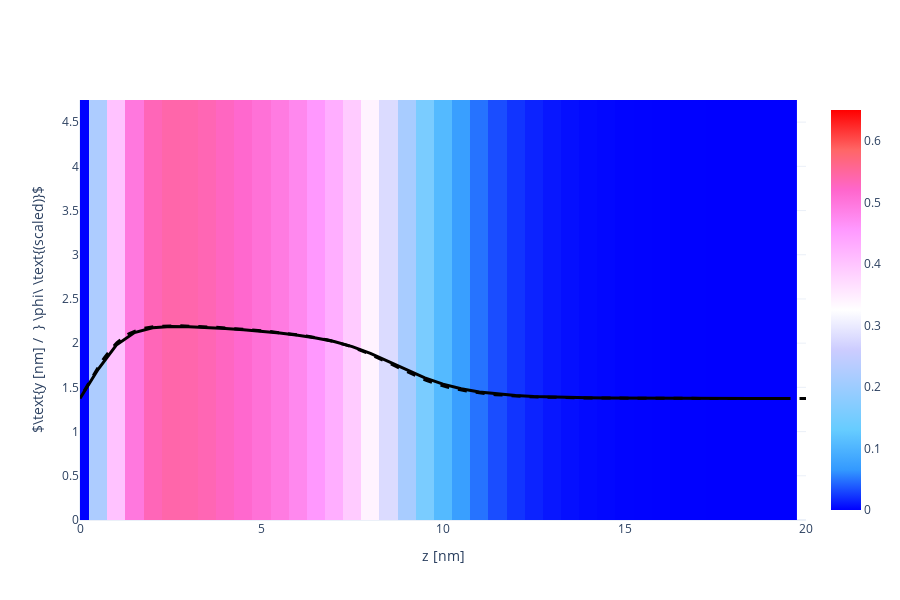

This figure's notebook cell:
### Code cell
X, Y, Z = np.array(phAr.iloc[:,0]), np.array(phAr.iloc[:,1]), np.array(phAr.iloc[:,2])
vol = np.array(phAr.iloc[:,3])

Lz_max = 20
vol = vol[Z < Lz_max]
X = X[Z < Lz_max]
Y = Y[Z < Lz_max]
Z = Z[Z < Lz_max]

Nz_new = int(len(Z)/Nx/Ny)
x = [X[i*Ny*Nz_new] for i in range(Nx)]
y = [Y[j*Nz_new]    for j in range(Ny)]
z = [Z[k]           for k in range(Nz_new)]

xslice = 10
islice = int(xslice*(x[1]-x[0]))
vol = np.array([vol[(islice*Ny+j)*Nz_new+k] for j in range(Ny) for k in range(Nz_new)]).reshape(Ny, Nz_new)

import plotly.graph_objects as go
heatmap = go.Heatmap(
            x=z, y=y, z=vol,
            zmin = 0.0, zmax = 0.65,
            colorscale= 'Picnic'
          )
scatter = go.Scatter(
            x = z,
            y = 1.5*vol[int(Ny/2), :] + max(y)/2-1,
            line = dict(color='black', width=3)
          )

fname = GIT+'ph_a010x075_1D.dat'
df = pd.read_csv(fname, sep="\s+", skiprows=0)
a000x075_1d = pd.DataFrame([df.iloc[:,0], df.iloc[:,1]], index=['z', 'pha']).T

reference = go.Scatter(
                x = a000x075_1d.z,
                y = 1.5*a000x075_1d.pha + max(y)/2-1,
                line = dict(color='black', width=3, dash='dash')
            )

layout = go.Layout( xaxis_range = [0, Lz_max], yaxis_range = [0, y[-1]],
                    yaxis_title = r'$\text{y [nm] /  } \phi\ \text{(scaled)}$', xaxis_title = 'z [nm]',
                    scene_xaxis_showticklabels=True,
                    scene_yaxis_showticklabels=True,
                    scene_zaxis_showticklabels=True,
                    showlegend = False,
                    template='plotly_white', width=900, height=600)
fig = go.Figure(data = [heatmap, scatter, reference], layout = layout)
fig.show()

### Figure 1 — Plotly figure (JSON) as saved in the notebook; plotly's stock layout.template omitted (floating-point values rounded to 4 significant figures; data arrays with more than 128 entries replaced by an {"elided": "..."} marker saying what was removed)
{"data": [{"colorscale": [[0, "rgb(0,0,255)"], [0.1, "rgb(51,153,255)"], [0.2, "rgb(102,204,255)"], [0.3, "rgb(153,204,255)"], [0.4, "rgb(204,204,255)"], [0.5, "rgb(255,255,255)"], [0.6, "rgb(255,204,255)"], [0.7, "rgb(255,153,255)"], [0.8, "rgb(255,102,204)"], [0.9, "rgb(255,102,102)"], [1, "rgb(255,0,0)"]], "type": "heatmap", "x": [0, 0.5, 1, 1.5, 2, 2.5, 3, 3.5, 4, 4.5, 5, 5.5, 6, 6.5, 7, 7.5, 8, 8.5, 9, 9.5, 10, 10.5, 11, 11.5, 12, 12.5, 13, 13.5, 14, 14.5, 15, 15.5, 16, 16.5, 17, 17.5, 18, 18.5, 19, 19.5], "y": [0, 0.25, 0.5, 0.75, 1, 1.25, 1.5, 1.75, 2, 2.25, 2.5, 2.75, 3, 3.25, 3.5, 3.75, 4, 4.25, 4.5, 4.75], "z": {"elided": "20x40 float values"}, "zmax": 0.65, "zmin": 0}, {"line": {"color": "black", "width": 3}, "type": "scatter", "x": [0, 0.5, 1, 1.5, 2, 2.5, 3, 3.5, 4, 4.5, 5, 5.5, 6, 6.5, 7, 7.5, 8, 8.5, 9, 9.5, 10, 10.5, 11, 11.5, 12, 12.5, 13, 13.5, 14, 14.5, 15, 15.5, 16, 16.5, 17, 17.5, 18, 18.5, 19, 19.5], "y": [1.375, 1.705, 1.979, 2.12, 2.174, 2.188, 2.186, 2.178, 2.166, 2.151, 2.134, 2.114, 2.09, 2.059, 2.018, 1.961, 1.885, 1.793, 1.696, 1.607, 1.536, 1.485, 1.449, 1.424, 1.408, 1.397, 1.39, 1.385, 1.381, 1.379, 1.378, 1.377, 1.376, 1.376, 1.375, 1.375, 1.375, 1.375, 1.375, 1.375]}, {"line": {"color": "black", "dash": "dash", "width": 3}, "type": "scatter", "x": {"elided": "440 float values"}, "y": {"elided": "440 float values"}}], "layout": {"height": 600, "scene": {"xaxis": {"showticklabels": true}, "yaxis": {"showticklabels": true}, "zaxis": {"showticklabels": true}}, "showlegend": false, "width": 900, "xaxis": {"range": [0, 20], "title": {"text": "z [nm]"}, "type": "linear"}, "yaxis": {"range": [0, 4.75], "title": {"text": "$\\text{y [nm] /  } \\phi\\ \\text{(scaled)}$"}, "type": "linear"}}}
